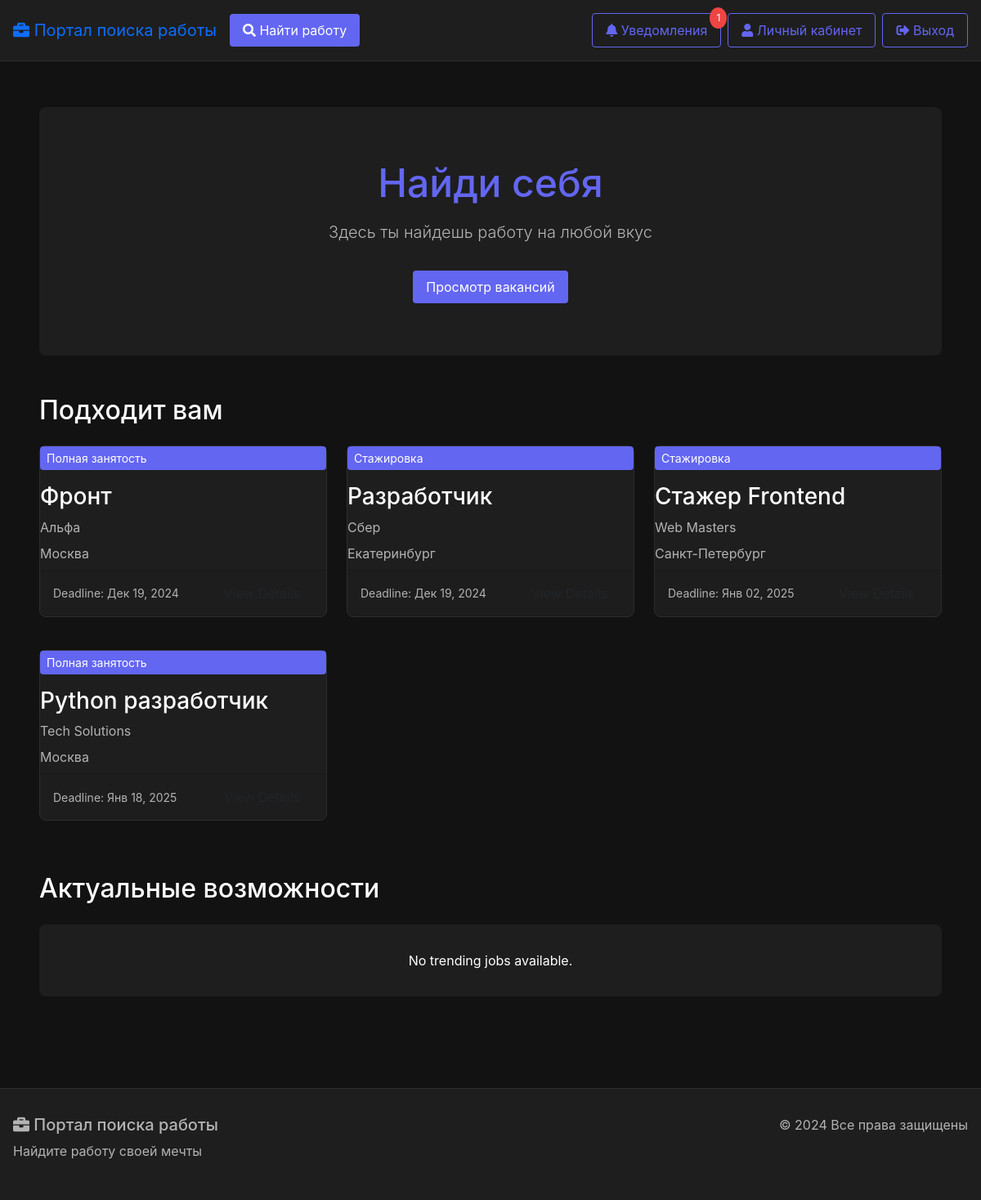
Screenshot of / (signed in) with the database file from the repository.
### jobs/models.py (models this page shows, shortened)
class Job(models.Model):
    JOB_TYPES = [
        ('INTERNSHIP', 'Стажировка'),
        ('PART_TIME', 'Частичная занятость'),
        ('FULL_TIME', 'Полная занятость'),
    ]
    title = models.CharField('Название вакансии', max_length=200)
    description = models.TextField('Описание')
    company = models.CharField('Компания', max_length=200)
    location = models.CharField('Местоположение', max_length=200)
    job_type = models.CharField('Тип работы', max_length=50, choices=JOB_TYPES)
    created_at = models.DateTimeField('Дата создания', auto_now_add=True)
    updated_at = models.DateTimeField('Дата обновления', auto_now=True)
    deadline = models.DateTimeField('Срок подачи заявок')
    is_active = models.BooleanField('Активная', default=True)
    class Meta:
        verbose_name = 'Вакансия'
        verbose_name_plural = 'Вакансии'
        ordering = ['-created_at']

### core/views.py (the view)
# urls.py: path('', HomeView.as_view(), name='home'),
class HomeView(TemplateView):
    template_name = 'home.html'
    def get_context_data(self, **kwargs):
        context = super().get_context_data(**kwargs)
        if self.request.user.is_authenticated:
            context['recommended_jobs'] = JobRecommender.get_recommendations(
                self.request.user
            )
        return context

### jobs/recommendations.py (called while the page is built)
    @staticmethod
    def get_recommendations(user):
        if not user.is_authenticated:
            return Job.objects.none()
        applied_job_types = Job.objects.filter(
            applications__applicant=user  # Используем related_name 'applications'
        ).values_list('job_type', flat=True).distinct()
        recommended_jobs = Job.objects.filter(
            is_active=True,
            job_type__in=applied_job_types
        ).exclude(
            applications__applicant=user  # Исключаем вакансии, на которые уже подана заявка
        )
        if not recommended_jobs.exists():
            recommended_jobs = Job.objects.filter(
                is_active=True
            ).exclude(
                applications__applicant=user
            )[:5]
        return recommended_jobs

### notifications/context_processors.py (called while the page is built)
def notifications(request):
    if request.user.is_authenticated:
        return {
            'unread_notifications_count': request.user.notifications.filter(is_read=False).count()
        }
    return {'unread_notifications_count': 0}

### templates/home.html (shortened to what this page needs)
{% extends 'base.html' %}
{% block content %}
<div class="home-container">
    <div class="hero-section">
        <h1>Найди себя</h1>
        <p class="lead">Здесь ты найдешь работу на любой вкус</p>
        <div class="cta-buttons">
            <a href="{% url 'jobs:job-list' %}" class="btn btn-primary">Просмотр вакансий</a>
        </div>
    </div>
    {% if user.is_authenticated %}
    {% if recommended_jobs %}
    <section class="job-section">
        <h2>Подходит вам</h2>
        <div class="job-grid">
            {% for job in recommended_jobs %}
            {% include 'jobs/partials/job_card.html' with job=job %}
            {% endfor %}
        </div>
    </section>
    {% endif %}
    <section class="job-section">
        <h2>Актуальные возможности</h2>
        <div class="job-grid">
            {% for job in trending_jobs %}
            {% include 'jobs/partials/job_card.html' with job=job %}
            {% empty %}
            <p class="no-results">No trending jobs available.</p>
            {% endfor %}
        </div>
    </section>
    {% endif %}
</div>
{% endblock %}

### templates/jobs/partials/job_card.html (shortened to what this page needs)
<div class="card job-card">
    <div class="job-type-badge">{{ job.get_job_type_display }}</div>
    <h3>{{ job.title }}</h3>
    <p class="company">{{ job.company }}</p>
    <p class="location">{{ job.location }}</p>
    <div class="card-footer">
        <span class="deadline">Deadline: {{ job.deadline|date:"M d, Y" }}</span>
        <a href="{% url 'jobs:job-detail' job.pk %}" class="btn">View Details</a>
    </div>
</div>

### templates/base.html (style rules this page uses)
:root { --bg-primary: #121212; --bg-secondary: #1e1e1e; --text-primary: #ffffff; --text-secondary: #b3b3b3; --accent: #6366f1; --accent-hover: #4f46e5; --border: #2d2d2d; --error: #ef4444; --success: #10b981; --warning: #f59e0b; --info: #3b82f6; }
body { margin: 0; padding: 0; font-family: -apple-system, BlinkMacSystemFont, 'Segoe UI', Roboto, sans-serif; background-color: var(--bg-primary); color: var(--text-primary); line-height: 1.5; }
.card { background-color: var(--bg-secondary); border: 1px solid var(--border); border-radius: 8px; margin-bottom: 1rem; }
.btn { display: inline-block; padding: 0.5rem 1rem; border-radius: 4px; border: none; cursor: pointer; transition: all 0.2s ease; text-decoration: none; }
.btn-primary { background-color: var(--accent); color: white; }

### templates/jobs/partials/job_card.html (style rules this page uses)
.job-card { display: flex; flex-direction: column; transition: transform 0.2s; }
.job-type-badge { display: inline-block; padding: 0.25rem 0.5rem; background-color: var(--accent); border-radius: 4px; font-size: 0.875rem; margin-bottom: 1rem; }
.job-card h3 { margin-bottom: 0.5rem; color: var(--text-primary); }
.company, .location { color: var(--text-secondary); margin-bottom: 0.5rem; }
.card-footer { margin-top: auto; display: flex; justify-content: space-between; align-items: center; }
.deadline { font-size: 0.875rem; color: var(--text-secondary); }

### templates/home.html (style rules this page uses)
.home-container { max-width: 1200px; margin: 0 auto; padding: 2rem; }
.hero-section { text-align: center; padding: 4rem 2rem; background-color: var(--bg-secondary); border-radius: 8px; margin-bottom: 3rem; }
.hero-section h1 { font-size: 3rem; margin-bottom: 1rem; color: var(--accent); }
.lead { font-size: 1.25rem; color: var(--text-secondary); margin-bottom: 2rem; }
.cta-buttons { display: flex; gap: 1rem; justify-content: center; }
.btn-primary { background-color: var(--accent); }
.job-section { margin-top: 3rem; }
.job-section h2 { margin-bottom: 1.5rem; }
.job-grid { display: grid; grid-template-columns: repeat(auto-fill, minmax(300px, 1fr)); gap: 1.5rem; }
.no-results { grid-column: 1 / -1; text-align: center; padding: 2rem; background-color: var(--bg-secondary); border-radius: 8px; }

### rows the page displays
Job: job_type "Полная занятость", title "Фронт", company "Альфа", location "Москва", deadline "Дек 19, 2024"
Job: job_type "Стажировка", title "Разработчик", company "Сбер", location "Екатеринбург", deadline "Дек 19, 2024"
Job: job_type "Стажировка", title "Стажер Frontend", company "Web Masters", location "Санкт-Петербург", deadline "Янв 02, 2025"
Job: job_type "Полная занятость", title "Python разработчик", company "Tech Solutions", location "Москва", deadline "Янв 18, 2025"

### other values shown
{{ unread_notifications_count }} "1"
